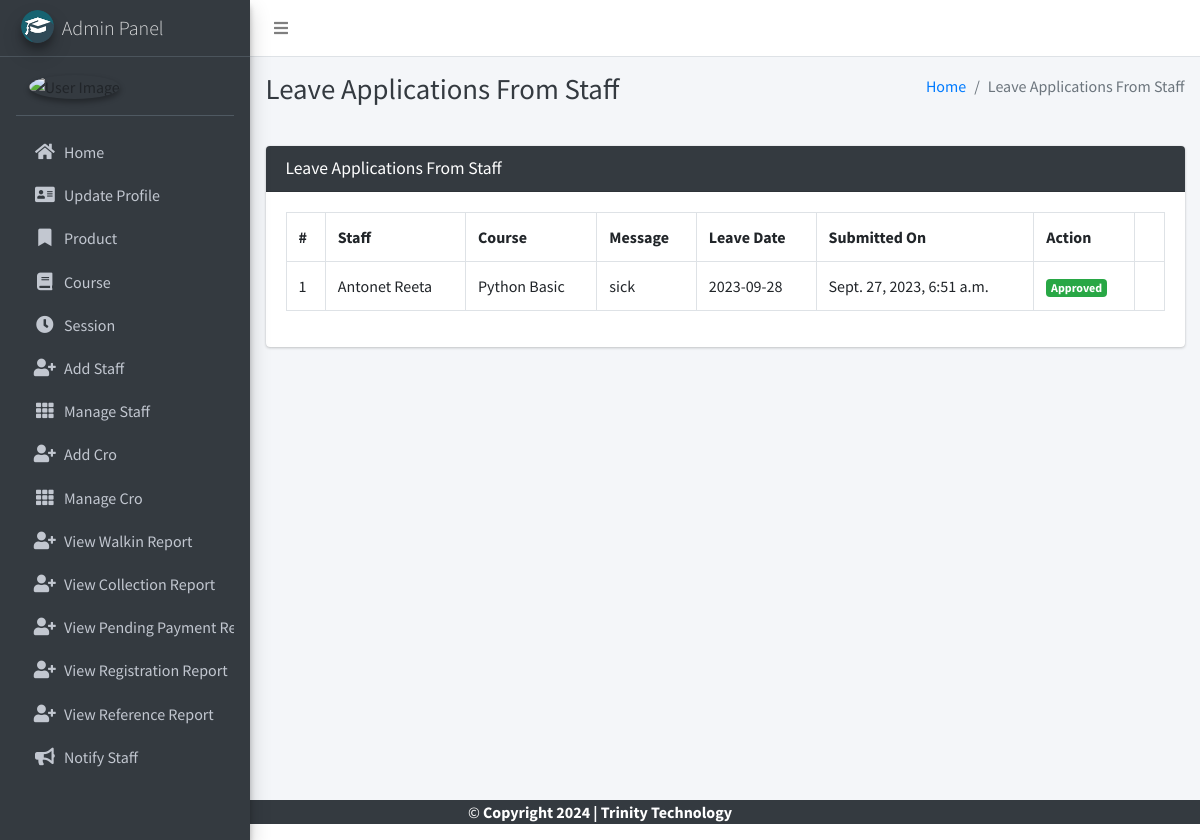
Screenshot of /staff/view/leave/ (signed in) with the database file from the repository.
### main_app/models.py (models this page shows)
class LeaveReportStaff(models.Model):
    staff = models.ForeignKey(Staff, on_delete=models.CASCADE)
    date = models.CharField(max_length=60)
    message = models.TextField()
    status = models.SmallIntegerField(default=0)
    created_at = models.DateTimeField(auto_now_add=True)
    updated_at = models.DateTimeField(auto_now=True)

class Staff(models.Model):
    course = models.ForeignKey(Course, on_delete=models.DO_NOTHING, null=True, blank=False)
    admin = models.OneToOneField(CustomUser, on_delete=models.CASCADE)
    def __str__(self):
        return self.admin.first_name + " " + self.admin.last_name

class CustomUser(AbstractUser):
    USER_TYPE = ((1, "HOD"), (2, "Staff"), (3, "Cro"), (4, "Stu"))
    GENDER = [("M", "Male"), ("F", "Female")]
    username = None  # Removed username, using email instead
    email = models.EmailField(unique=True)
    user_type = models.CharField(default=1, choices=USER_TYPE, max_length=1)
    gender = models.CharField(max_length=1, choices=GENDER)
    profile_pic = models.ImageField()
    address = models.TextField()
    fcm_token = models.TextField(default="")  # For firebase notifications
    created_at = models.DateTimeField(auto_now_add=True)
    updated_at = models.DateTimeField(auto_now=True)
    USERNAME_FIELD = "email"
    REQUIRED_FIELDS = []
    objects = CustomUserManager()
    def __str__(self):
        return self.first_name +" "+  self.last_name

class Course(models.Model):
    name = models.CharField(max_length=120)
    created_at = models.DateTimeField(auto_now_add=True)
    updated_at = models.DateTimeField(auto_now=True)
    def __str__(self):
        return self.name

### main_app/hod_views.py (the view, shortened to what this page needs)
# urls.py: path("staff/view/leave/", hod_views.view_staff_leave, name="view_staff_leave",),
@csrf_exempt
def view_staff_leave(request):
    if request.method != 'POST':
        allLeave = LeaveReportStaff.objects.all()
        context = {
            'allLeave': allLeave,
            'page_title': 'Leave Applications From Staff'
        }
        return render(request, "hod_template/staff_leave_view.html", context)

### main_app/templates/hod_template/staff_leave_view.html (shortened to what this page needs)
{% extends 'main_app/base.html' %}
{% load static %}
{% block page_title %}{{page_title}}{% endblock page_title %}
{% block content %}
<section class="content">
    <div class="container-fluid">
        <div class="row">
            <div class="col-md-12">
                <div class="card card-dark">
                    <div class="card-header">
                        <h3 class="card-title">{{page_title}}</h3>
                    </div>
                    <div class="table card-body">
                        <table class="table table-bordered table-hover">
                            <tr>
                                <th>#</th>
                                <th>Staff</th>
                                <th>Course</th>
                                <th>Message</th>
                                <th>Leave Date</th>
                                <th>Submitted On</th>
                                <th>Action</th>
                            </tr>
                            {% for leave in  allLeave %}
                              <tr>
                                  <td>{{forloop.counter}}</td>
                                  <td>{{leave.staff}}</td>
                                  <td>{{leave.staff.course}}</td>
                                  <td>{{leave.message}}</td>
                                  <td>{{leave.date}}</td>
                                  <td>{{leave.created_at}}</td>
                                      {% if leave.status == 0 %}
                                           <td> <button data-toggle = "modal" data-target = "#reply_modal" value="{{leave.id}}" class="btn btn-success reply_open_modal">Reply</button>
{% elif leave.status == -1 %}
<td><span  class='badge badge-danger'>Rejected</span></td>
{% else %}
<td><span  class='badge badge-success'>Approved</span></td>
                                            <td>{{feedback.updated_at}}</td>
                                      {% endif %}
                              </tr>
                            {% endfor %}
                        </table>
                    </div>
                    </div>
            </div>
        </div>
    </div>
</section>
{% endblock content %}

### rows the page displays
LeaveReportStaff: staff "Antonet Reeta", staff.course "Python Basic", message "sick", date "2023-09-28", created_at "Sept. 27, 2023, 6:51 a.m."

### other values shown
{{ page_title }} "Leave Applications From Staff"
